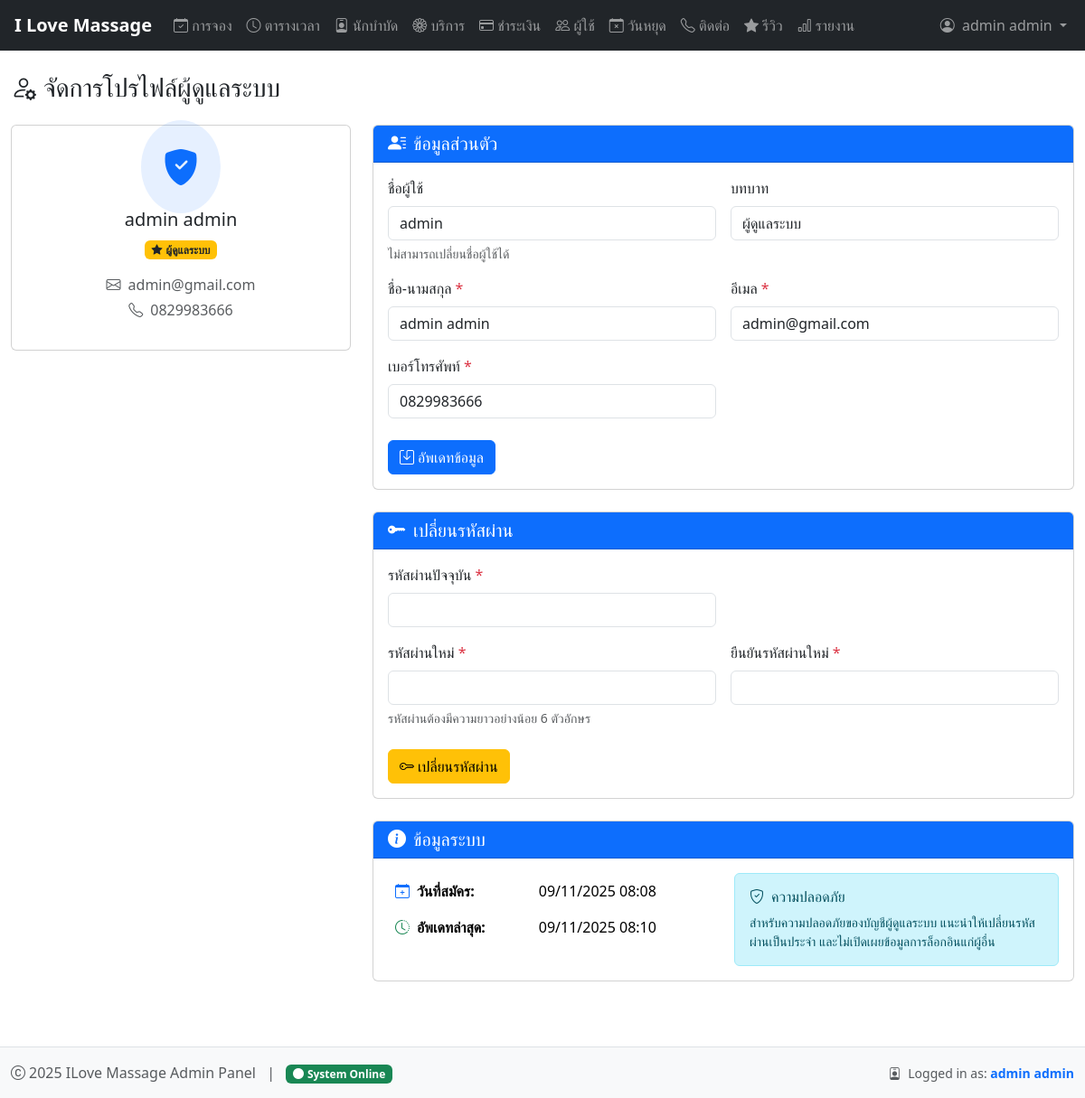
Screenshot of /admin/profile.php (signed in) with the database file from the repository.
### tables this page shows
CREATE TABLE `users` (
  `user_id` int(11) NOT NULL,
  `username` varchar(50) NOT NULL,
  `email` varchar(100) NOT NULL,
  `password_hash` varchar(255) NOT NULL,
  `full_name` varchar(100) NOT NULL,
  `phone` varchar(20) NOT NULL,
  `role` enum('customer','admin') DEFAULT 'customer',
  `created_at` timestamp NOT NULL DEFAULT current_timestamp(),
  `updated_at` timestamp NOT NULL DEFAULT current_timestamp() ON UPDATE current_timestamp(),
  `is_active` tinyint(1) DEFAULT 1
);

### admin/profile.php (the view, shortened to what this page needs)
<?php
require_once '../config/database.php';
$user_id = $_SESSION['user_id'];
$user_sql = "SELECT * FROM users WHERE user_id = '$user_id'";
$user_result = $conn->query($user_sql);
$user = $user_result->fetch_assoc();
?>
<!DOCTYPE html>
<html lang="th">
<head>
    <?php include '../templates/admin-head.php'; ?>
</head>
<body>
    <?php include '../templates/navbar-admin.php'; ?>
    <div class="container-fluid py-4">
        <div class="d-flex justify-content-between align-items-center mb-4">
            <h1 class="h3 mb-0"><i class="bi bi-person-gear me-2"></i>จัดการโปรไฟล์ผู้ดูแลระบบ</h1>
        </div>
        <div class="row g-4">
            <div class="col-lg-4">
                <div class="card">
                    <div class="card-body text-center">
                        <div class="mb-3">
                            <i class="bi bi-shield-fill-check text-primary bg-primary bg-opacity-10 p-4 rounded-circle fs-1"></i>
                        </div>
                        <h5 class="card-title"><?= htmlspecialchars($user['full_name']) ?></h5>
                        <span class="badge bg-warning text-dark mb-3">
                            <i class="bi bi-star-fill me-1"></i>ผู้ดูแลระบบ
                        </span>
                        <p class="text-muted mb-1"><i class="bi bi-envelope me-2"></i><?= htmlspecialchars($user['email']) ?></p>
                        <p class="text-muted"><i class="bi bi-telephone me-2"></i><?= htmlspecialchars($user['phone']) ?></p>
                    </div>
                </div>
            </div>
            <div class="col-lg-8">
                <div class="row g-4">
                    <div class="col-12">
                        <div class="card">
                            <div class="card-header bg-primary text-white">
                                <h5 class="mb-0"><i class="bi bi-person-lines-fill me-2"></i>ข้อมูลส่วนตัว</h5>
                            </div>
                            <div class="card-body">
                                <form method="POST" class="needs-validation" novalidate>
                                    <div class="row g-3">
                                        <div class="col-md-6">
                                            <label class="form-label">ชื่อผู้ใช้</label>
                                            <input type="text" class="form-control" value="<?= htmlspecialchars($user['username']) ?>" readonly>
                                            <div class="form-text">ไม่สามารถเปลี่ยนชื่อผู้ใช้ได้</div>
                                        </div>
                                        <div class="col-md-6">
                                            <label class="form-label">บทบาท</label>
                                            <input type="text" class="form-control" value="ผู้ดูแลระบบ" readonly>
                                        </div>
                                        <div class="col-md-6">
                                            <label class="form-label">ชื่อ-นามสกุล <span class="text-danger">*</span></label>
                                            <input type="text" name="full_name" class="form-control" value="<?= htmlspecialchars($user['full_name']) ?>" required>
                                        </div>
                                        <div class="col-md-6">
                                            <label class="form-label">อีเมล <span class="text-danger">*</span></label>
                                            <input type="email" name="email" class="form-control" value="<?= htmlspecialchars($user['email']) ?>" required>
                                        </div>
                                        <div class="col-md-6">
                                            <label class="form-label">เบอร์โทรศัพท์ <span class="text-danger">*</span></label>
                                            <input type="tel" name="phone" class="form-control" value="<?= htmlspecialchars($user['phone']) ?>" required pattern="[0-9]{10}">
                                        </div>
                                    </div>
                                    <div class="mt-4">
                                        <button type="submit" class="btn btn-primary">
                                            <i class="bi bi-save me-1"></i>อัพเดทข้อมูล
                                        </button>
                                    </div>
                                </form>
                            </div>
                        </div>
                    </div>
                    <div class="col-12">
                        <div class="card">
                            <div class="card-header bg-primary text-white">
                                <h5 class="mb-0"><i class="bi bi-key-fill me-2"></i>เปลี่ยนรหัสผ่าน</h5>
                            </div>
                            <div class="card-body">
                                <form method="POST" class="needs-validation" novalidate>
                                    <div class="row g-3">
                                        <div class="col-md-6">
                                            <label class="form-label">รหัสผ่านปัจจุบัน <span class="text-danger">*</span></label>
                                            <input type="password" name="current_password" class="form-control" required>
                                        </div>
                                        <div class="col-md-6"></div>
                                        <div class="col-md-6">
                                            <label class="form-label">รหัสผ่านใหม่ <span class="text-danger">*</span></label>
                                            <input type="password" name="new_password" class="form-control" minlength="6" required>
                                            <div class="form-text">รหัสผ่านต้องมีความยาวอย่างน้อย 6 ตัวอักษร</div>
                                        </div>
                                        <div class="col-md-6">
                                            <label class="form-label">ยืนยันรหัสผ่านใหม่ <span class="text-danger">*</span></label>
                                            <input type="password" name="confirm_password" class="form-control" required>
                                        </div>
                                    </div>
                                    <div class="mt-4">
                                        <button type="submit" class="btn btn-warning">
                                            <i class="bi bi-key me-1"></i>เปลี่ยนรหัสผ่าน
                                        </button>
                                    </div>
                                </form>
                            </div>
                        </div>
                    </div>
                    <div class="col-12">
                        <div class="card">
                            <div class="card-header bg-primary text-white">
                                <h5 class="mb-0"><i class="bi bi-info-circle-fill me-2"></i>ข้อมูลระบบ</h5>
                            </div>
                            <div class="card-body">
                                <div class="row g-4">
                                    <div class="col-md-6">
                                        <table class="table table-borderless mb-0">
                                            <tr>
                                                <td class="fw-bold"><i class="bi bi-calendar-plus me-2 text-primary"></i>วันที่สมัคร:</td>
                                                <td><?= date('d/m/Y H:i', strtotime($user['created_at'])) ?></td>
                                            </tr>
                                            <tr>
                                                <td class="fw-bold"><i class="bi bi-clock-history me-2 text-success"></i>อัพเดทล่าสุด:</td>
                                                <td><?= date('d/m/Y H:i', strtotime($user['updated_at'])) ?></td>
                                            </tr>
                                        </table>
                                    </div>
                                    <div class="col-md-6">
                                        <div class="alert alert-info mb-0">
                                            <h6 class="alert-heading"><i class="bi bi-shield-check me-2"></i>ความปลอดภัย</h6>
                                            <p class="mb-0 small">
                                                สำหรับความปลอดภัยของบัญชีผู้ดูแลระบบ แนะนำให้เปลี่ยนรหัสผ่านเป็นประจำ
                                                และไม่เปิดเผยข้อมูลการล็อกอินแก่ผู้อื่น
                                            </p>
                                        </div>
                                    </div>
                                </div>
                            </div>
                        </div>
                    </div>
                </div>
            </div>
        </div>
    </div>
    <?php include '../templates/footer-admin.php'; ?>
</body>
</html>

### admin/css/admin-simple.css (style rules this page uses)
.container-fluid { max-width: 1400px; }

### rows the page displays
users: full_name "admin admin", email "admin@gmail.com", phone "0829983666", username "admin", created_at "09/11/2025 08:08", updated_at "09/11/2025 08:10"

### other values shown
$_SESSION['full_name'] "admin admin"
